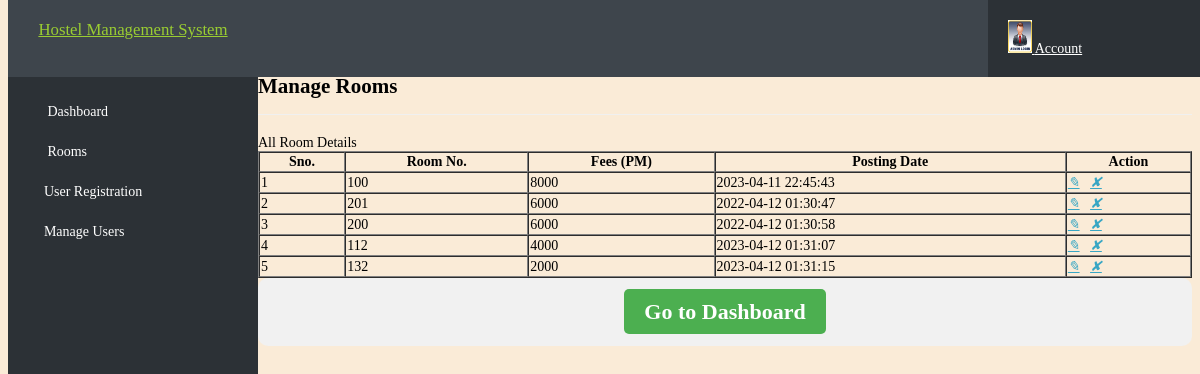
Screenshot of /admin/manage-rooms.php (signed in) with the database file from the repository.
### tables this page shows
CREATE TABLE IF NOT EXISTS `rooms` (
  `id` int(11) NOT NULL AUTO_INCREMENT,
  `room_no` int(11) NOT NULL unique,
  `fees` int(11) NOT NULL,
  `posting_date` timestamp NOT NULL DEFAULT CURRENT_TIMESTAMP,
  PRIMARY KEY (`id`)
);

### admin/manage-rooms.php (the view, shortened to what this page needs)
<?php
include('includes/config.php');
?>
<!doctype html>
<html lang="en" class="no-js">
<head>
	<link rel="stylesheet" href="css/font-awesome.min.css">
	<link rel="stylesheet" href="css/fileinput.min.css">
	<link rel="stylesheet" href="css/style.css">
</head>
<body style="background-color:antiquewhite">
	<?php include('includes/header.php');?>
	<div class="ts-main-content">
			<?php include('includes/sidebar.php');?>
		<div class="content-wrapper">
			<div class="container-fluid">
				<div class="row">
					<div class="col-md-12"><br><br>
						<h2 class="page-title">Manage Rooms</h2>
						<div class="panel panel-default">
							<div class="panel-heading">All Room Details</div>
							<div class="panel-body">
								<table id="zctb" class="display table table-striped table-bordered table-hover" cellspacing="0" width="100%" border="1">
									<thead>
										<tr>
											<th>Sno.</th>
											<th>Room No.</th>
											<th>Fees (PM) </th>
											<th>Posting Date  </th>
											<th>Action</th>
										</tr>
									</thead>
									<tbody>
<?php
$ret="select * from rooms";
$stmt= $mysqli->prepare($ret) ;
$stmt->execute() ;
$res=$stmt->get_result();
$cnt=1;
while($row=$res->fetch_object())
	  {
	  	?>
<tr><td><?php echo $cnt;;?></td>
<td><?php echo $row->room_no;?></td>
<td><?php echo $row->fees;?></td>
<td><?php echo $row->posting_date;?></td>
<td><a href="edit-room.php?id=<?php echo $row->id;?>"><i >&#9998;</i></a>&nbsp;&nbsp;
<a href="manage-rooms.php?del=<?php echo $row->id;?>" onclick="return confirm("Do you want to delete");"><i >&#10008;</i></a></td>
										</tr>
									<?php
$cnt=$cnt+1;
									 } ?>
									</tbody>
								</table>
							</div>
						</div>
					</div>
					<div style="text-align: center; font-size: 22px; color: #ff5733; background-color: #f1f1f1; padding: 21px; border-radius: 10px;">
    <a href="dashboard.php" style="text-decoration: none; color: #fff; background-color: #4CAF50; padding: 10px 20px; border-radius: 5px; font-weight: bold;">  Go to Dashboard</a>
</div>
				</div>
			</div>
		</div>
	</div>
</body>
</html>

### admin/includes/header.php (shortened to what this page needs)
<div class="brand clearfix">
		<a href="#" class="logo" style="font-size:larger; text-align:center; color:yellowgreen">Hostel Management System</a>
		<ul class="ts-profile-nav">
			<li class="ts-account">
				<a href="#"><img src="img/admin.jpg" alt="dd" width="24px" height="33px">  Account <i class="fa fa-angle-down hidden-side"></i></a>
			</li>
		</ul>
	</div>

### admin/includes/sidebar.php (shortened to what this page needs)
<nav class="ts-sidebar">
			<ul class="ts-sidebar-menu"><br><br>
				<li><a href="dashboard.php"><i class="fa fa-dashboard"></i> Dashboard</a></li>
					<li><a href="#"><i class="fa fa-desktop"></i> Rooms</a>
				</li>
				<li><a href="registration.php"><i class="fa fa-user"></i>User Registration</a></li>
				<li><a href="manage-students.php"><i class="fa fa-users"></i>Manage Users</a></li>
			</ul>
		</nav>

### admin/css/style.css (style rules this page uses)
html { font-size: 14px; }
@media only screen and (min-width: 480px) { html { font-size: 17px; } }
@media only screen and (min-width: 768px) { html { font-size: 14px; } }
body { font-size: 1em; }
a { color: #37a6c4; }
.panel { overflow: hidden; }
ul, li { margin: 0; padding: 0; list-style: none; }
.page-title { padding-bottom: 15px; margin-bottom: 20px; border-bottom: 1px solid #f0f0f0; }
.brand { background: #3e454c; position: relative; z-index: 3; position: fixed; width: 100%; top: 0; }
.brand .logo { box-sizing: border-box; padding: 20px; float: left; display: block; width: 200px; }
@media only screen and (min-width: 992px) { .brand .logo { width: 250px; } }
.brand .ts-profile-nav { float: right; display: none; }
.brand .ts-profile-nav li { float: left; position: relative; }
.brand .ts-profile-nav li a { display: block; padding: 20px; color: #fff; }
.brand .ts-profile-nav .ts-account .fa-angle-down { float: right; }
.brand .ts-profile-nav .ts-account > a { width: 180px; background: #2c3136; }
@media only screen and (min-width: 992px) { .brand .ts-profile-nav { display: block; } }
.ts-sidebar { background: #2c3136; max-height: 0; transition: max-height 0.3s; overflow: hidden; position: fixed; z-index: 2; width: 100%; bottom: 0; top: 60px; overflow-y: auto; }
@media only screen and (min-width: 992px) { .ts-sidebar { max-height: 100%; bottom: 0; } }
.ts-sidebar-menu a { display: block; text-decoration: none; padding: 12px 15px; color: #fff; }
.ts-sidebar-menu li { position: relative; }
.ts-sidebar-menu li i { color: #585c64; margin-right: 10px; }
.ts-main-content .content-wrapper { padding-top: 15px; margin-top: 10px; }
@media only screen and (min-width: 992px) { .ts-main-content .ts-sidebar { width: 250px; float: left; } }
@media only screen and (min-width: 992px) { .ts-main-content .content-wrapper { margin-left: 250px; } }

### rows the page displays
rooms: room_no "100", fees "8000", posting_date "2023-04-11 22:45:43"
rooms: room_no "201", fees "6000", posting_date "2022-04-12 01:30:47"
rooms: room_no "200", fees "6000", posting_date "2022-04-12 01:30:58"
rooms: room_no "112", fees "4000", posting_date "2023-04-12 01:31:07"
rooms: room_no "132", fees "2000", posting_date "2023-04-12 01:31:15"
